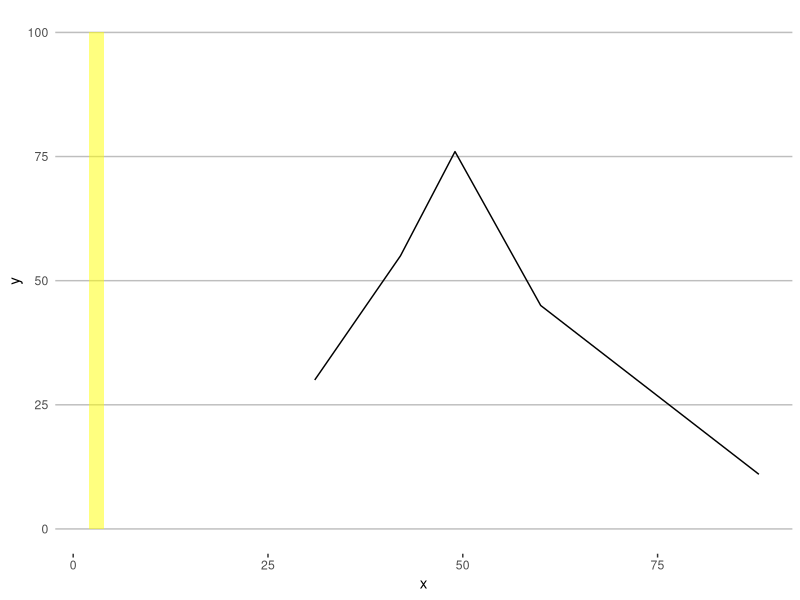
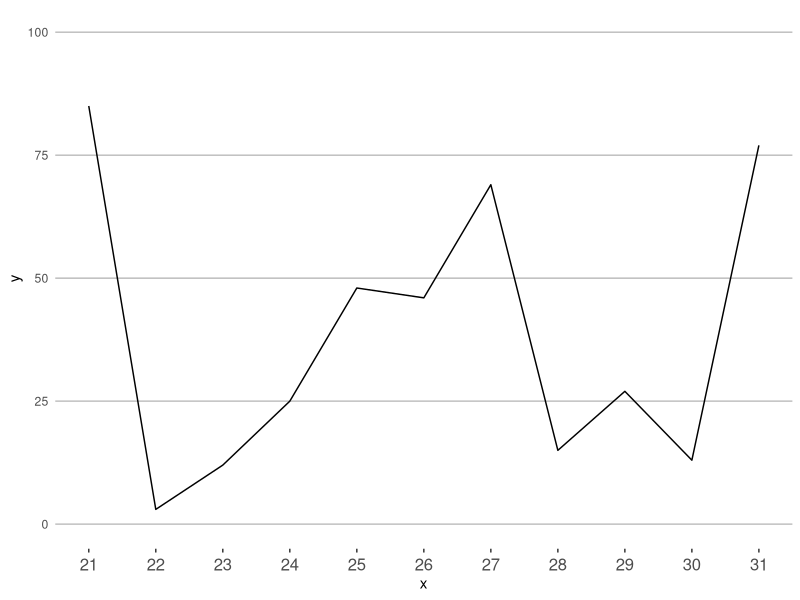
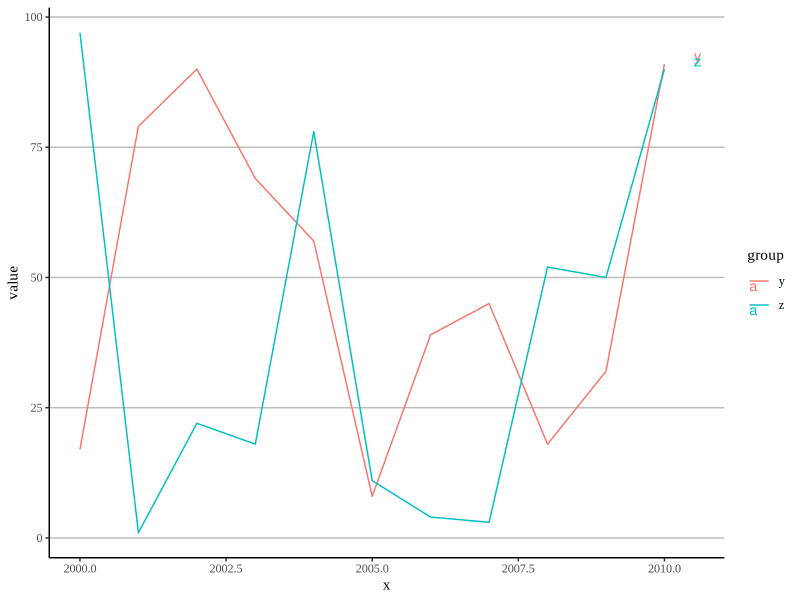
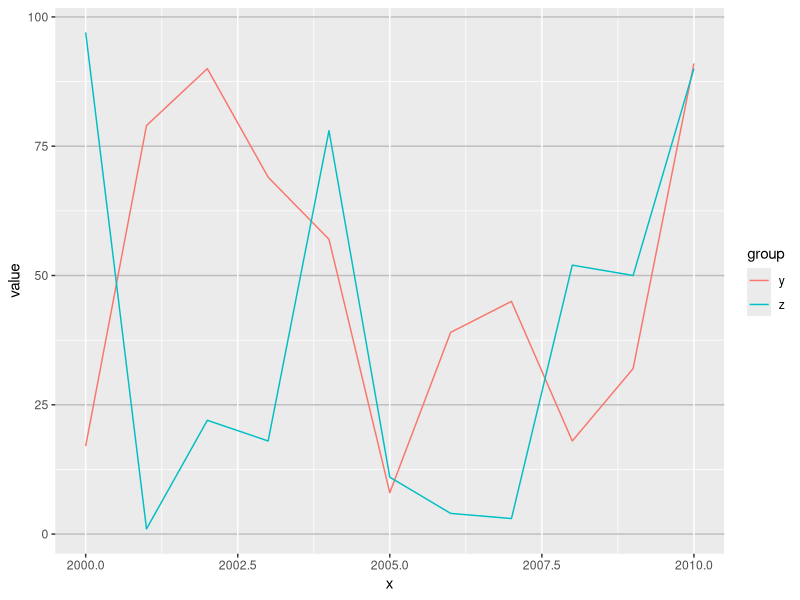

The R script that drew these images, in order:
## ---- chunk 1
library(here)
library(ggplot2)
library(tidyverse)

df = data.frame(x = sample(1:100, 5),
                y = sample(1:100, 5))

# use ggplot to make a line graph of df
# and include a yellow box in the middle behind the line that spans from the bottom of the plot to the top of the plot
# and I want theme_classic but with horizontal gridlines

ggplot(df, aes(x, y)) +
  geom_line() +
  annotate("rect", xmin = 2, xmax = 4, ymin = 0, ymax = 100, fill = "yellow", alpha = 0.5) +
  theme_classic() +
  theme(panel.grid.major.y = element_line(colour = "grey", size = 0.5),
  axis.ticks.y = element_blank(),
        axis.line = element_blank())
  

df = data.frame( x = seq(from=2000, to=2010, by = 1),
                y = sample(1:100, length(seq(from=2000, to=2010, by = 1))))


#use ggplot to make a line graph of df with theme_classic but with horizontal gridlines
# and I want the numbers on the x-axis to look like '21', '22', etc
# and I want to specify the y range but I don't want y axis tick marks
# and I don't want axis lines but I still want x tick marks
ggplot(df, aes(x, y)) +
  geom_line() +
  theme_classic() +
  theme(panel.grid.major.y = element_line(colour = "grey", size = 0.5),
        axis.text.x = element_text(size = 12, vjust = 0.5, hjust = 0.5),
        axis.ticks.y = element_blank(),
        axis.line = element_blank()) +
  scale_x_continuous(breaks = seq(2000, 2010, by = 1), labels = c("21", "22", "23", "24", "25", "26", "27", "28", "29", "30", "31")) +
  coord_cartesian(ylim = c(0, 100))



df = data.frame( x = seq(from=2000, to=2010, by = 1),
                y = sample(1:100, length(seq(from=2000, to=2010, by = 1))),
                z = sample(1:100, length(seq(from=2000, to=2010, by = 1))))

# turn df into long format with y and z as groups
df_long = df %>%
  pivot_longer(cols = c(y, z), names_to = "group", values_to = "value")

#make a line plot of df_long with x on the x-axis and value on the y-axis
# and I want to color the lines by group
# and I want theme_classic() but with horizontal gridlines
# and I want to annotate the name of the line on top of the line but only to the last point of the line with annotate()
# and finally I want my text to be in times new roman font
ggplot(df_long, aes(x, value, color = group)) +
  geom_line() +
  theme_classic() +
  theme(panel.grid.major.y = element_line(colour = "grey", size = 0.5),
        text = element_text(family = "Times New Roman")) +
  geom_text(data = df_long %>% filter(x == max(x)), aes(label = group), hjust = 0, vjust = 0, nudge_x = 0.5, nudge_y = 0.5)

#make a line plot of df_long with x on the x-axis and value on the y-axis
#and I want to get rid of the x and y axis lines, but I want to keep horizontal gridlines
#and I want to color the lines by group

ggplot(df_long, aes(x, value, color = group)) +
  geom_line() +
  theme(axis.line = element_blank(),
        panel.grid.major.y = element_line(colour = "grey", size = 0.5))




